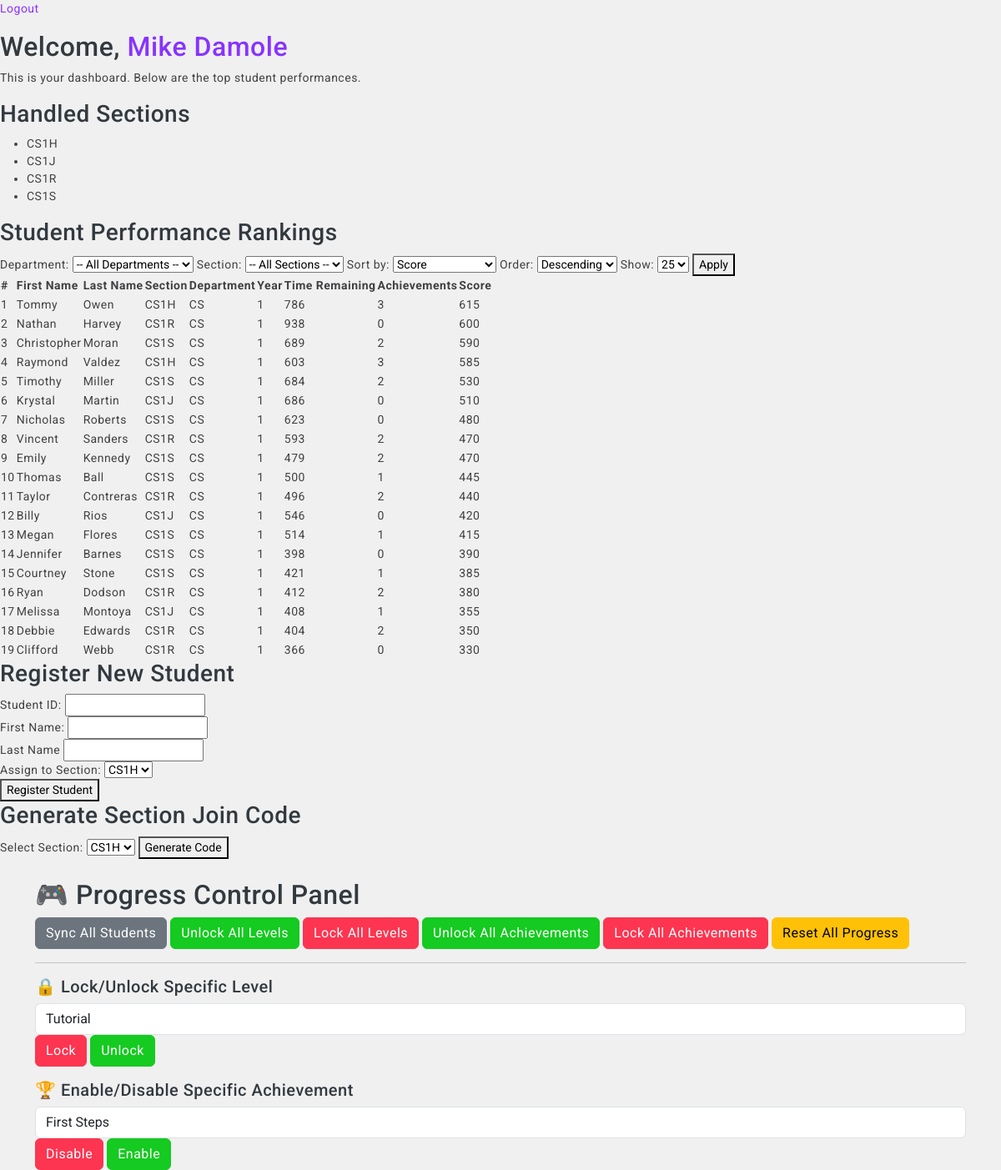
The page /teacher/dashboard/ (signed in) on the database its author committed.
### StudentManagementSystem/models/teachers.py (models this page shows, shortened)
class Teacher(models.Model):
    teacher_id = models.CharField(max_length=50, unique=True)
    first_name = models.CharField(max_length=150)
    last_name = models.CharField(max_length=150)
    date_of_birth = models.DateField(null=True, blank=True)
    password = models.CharField(max_length=128)  # store hashed passwords ideally
    role = models.CharField(
        max_length=20,
        choices=Role.choices,
        default=Role.TEACHER  # Default to 'Teacher' role
    )

class HandledSection(models.Model):
    teacher = models.ForeignKey(Teacher, on_delete=models.CASCADE, related_name='handled_sections')
    department = models.ForeignKey(Department, on_delete=models.CASCADE)
    year_level = models.ForeignKey(YearLevel, on_delete=models.CASCADE)
    section = models.ForeignKey(Section, on_delete=models.CASCADE)
    class Meta:
        unique_together = ('teacher', 'department', 'year_level', 'section')

### StudentManagementSystem/models/department.py (models this page shows, shortened)
class Department(models.Model):
    name = models.CharField(max_length=50, unique=True)  # e.g. "CS", "IT"

### StudentManagementSystem/models/year_level.py (models this page shows, shortened)
class YearLevel(models.Model):
    year = models.PositiveSmallIntegerField(unique=True)  # e.g. 1, 2, 3, 4

### StudentManagementSystem/models/section.py (models this page shows, shortened)
class Section(models.Model):
    department = models.ForeignKey(Department, on_delete=models.CASCADE)  # Link to Department model
    year_level = models.ForeignKey(YearLevel, on_delete=models.CASCADE)  # Link to YearLevel model
    letter = models.CharField(max_length=1)  # e.g., "A", "B", "C"
    class Meta:
        unique_together = ('department', 'year_level', 'letter')  # Ensure unique combination of department, year, and section letter

### StudentManagementSystem/models/student.py (models this page shows, shortened)
class Student(models.Model):
    student_id = models.CharField(max_length=50, unique=True)  # unique username or ID
    first_name = models.CharField(max_length=150)
    last_name = models.CharField(max_length=150)
    date_of_birth = models.DateField(null=True, blank=True)
    password = models.CharField(max_length=128)  # should be hashed
    year_level = models.ForeignKey(YearLevel, on_delete=models.CASCADE, null=True, blank=True)
    section = models.ForeignKey(Section, on_delete=models.CASCADE, null=True, blank=True)
    role = models.CharField(
        max_length=20,
        choices=Role.choices,
        default=Role.STUDENT  # Default to 'Student' role
    )
    @property
    def full_section(self):
        if self.section:
            return f"{self.section.department.name}{self.section.year_level.year}{self.section.letter}"
        return "N/A"

### GameProgress/models/level_definition.py (models this page shows, shortened)
class LevelDefinition(models.Model):
    name = models.CharField(max_length=100, unique=True)
    unlocked = models.BooleanField(default=False)

### GameProgress/models/achievement_definition.py (models this page shows, shortened)
class AchievementDefinition(models.Model):
    code = models.CharField(max_length=100, unique=True)
    title = models.CharField(max_length=200)
    description = models.TextField()
    is_active = models.BooleanField(default=True)  # ✅ This is the only control you need

### StudentManagementSystem/views/teacher/dashboard_teacher.py (the view)
def teacher_dashboard(request):
    teacher_id = request.session.get('user_id')
    if not teacher_id:
        return redirect('unified_login')
    teacher = Teacher.objects.get(id=teacher_id)
    context = get_teacher_dashboard_context(teacher)
    ranking_context = get_rankings_context(request, teacher=teacher)
    context.update(ranking_context)
    return render(request, 'teacher/dashboard.html', context)

### StudentManagementSystem/templates/teacher/dashboard.html (shortened to what this page needs)
{% extends 'base.html' %}
{% block content %}
    <p><a href="{% url 'unified_logout' %}">Logout</a></p>
    {% include 'teacher/teacher_info.html' %}
    {% include 'teacher/handled_sections.html' %}
    {% include 'admin/student_ranking.html' %}
    {% include 'teacher/register_student.html' %}
    {% include 'teacher/generate_section_code.html' %}
    {% include 'teacher/progress_control.html' %}
{% endblock %}

### StudentManagementSystem/templates/teacher/teacher_info.html
{% block teacher_info %}
    <h2>Welcome,
        <a href="{% url 'edit_profile' teacher.id %}">
            {{ teacher.first_name }} {{ teacher.last_name }}
        </a>
    </h2>
    <p>This is your dashboard. Below are the top student performances.</p>
{% endblock %}

### StudentManagementSystem/templates/teacher/handled_sections.html
{% block handled_sections %}
    <h3>Handled Sections</h3>
    <ul>
        {% for hs in handled_sections %}
            <li>{{ hs.department.name }}{{ hs.year_level.year }}{{ hs.section.letter }}</li>
        {% empty %}
            <li>No sections assigned.</li>
        {% endfor %}
    </ul>
{% endblock %}

### StudentManagementSystem/templates/admin/student_ranking.html (shortened to what this page needs)
<h3>Student Performance Rankings</h3>
<form method="get" class="filter-form">
    <label for="department">Department:</label>
    <select name="department" id="department">
        <option value="">-- All Departments --</option>
    </select>
    <label for="filter_by">Section:</label>
    <select name="filter_by" id="filter_by">
        <option value="">-- All Sections --</option>
    </select>
    <label for="sort_by">Sort by:</label>
    <select name="sort_by" id="sort_by">
        <option value="score" {% if sort_by == "score" %}selected{% endif %}>Score</option>
    </select>
    <label for="sort_order">Order:</label>
    <select name="sort_order" id="sort_order">
        <option value="desc" {% if sort_order == "desc" %}selected{% endif %}>Descending</option>
    </select>
    <label for="per_page">Show:</label>
    <select name="per_page" onchange="this.form.submit()">
        <option value="25" {% if per_page == 25 %}selected{% endif %}>25</option>
    </select>
    <button type="submit">Apply</button>
</form>
<table>
    <thead>
    <tr>
        <th>#</th>
        <th>First Name</th>
        <th>Last Name</th>
        <th>Section</th>
        <th>Department</th>
        <th>Year</th>
        <th>Time Remaining</th>
        <th>Achievements</th>
        <th>Score</th>
    </tr>
    </thead>
    <tbody>
    {% for student in rankings %}
        <tr>
            <td>{{ forloop.counter }}</td>
            <td>{{ student.first_name }}</td>
            <td>{{ student.last_name }}</td>
            <td>{{ student.section }}</td>
            <td>{{ student.department }}</td>
            <td>{{ student.year_level }}</td>
            <td>{{ student.total_time_remaining }}</td>
            <td>{{ student.achievements_unlocked }}</td>
            <td>{{ student.score }}</td>
        </tr>
    {% empty %}
        <tr>
            <td colspan="8">No student data available.</td>
        </tr>
    {% endfor %}
    </tbody>
</table>

### StudentManagementSystem/templates/teacher/progress_control.html (shortened to what this page needs)
{% block progress_control %}
    <div class="container mt-4">
        <h2>🎮 Progress Control Panel</h2>
        <form method="post" class="mb-3" action="{% url 'progress_control_teacher' %}">
            <button name="action" value="sync" class="btn btn-secondary">Sync All Students</button>
            <button name="action" value="unlock_levels" class="btn btn-success">Unlock All Levels</button>
            <button name="action" value="lock_levels" class="btn btn-danger">Lock All Levels</button>
            <button name="action" value="enable_achievements" class="btn btn-success">Unlock All Achievements</button>
            <button name="action" value="disable_achievements" class="btn btn-danger">Lock All Achievements</button>
            <button name="action" value="reset_progress" class="btn btn-warning">Reset All Progress</button>
        </form>
        <hr>
        <h5>🔒 Lock/Unlock Specific Level</h5>
        <form method="post" class="form-inline mb-3" action="{% url 'progress_control_teacher' %}">
            <div class="form-group">
                <select name="level_name" class="form-control mr-2" required>
                    {% for level in level_options %}
                        <option value="{{ level.value }}">{{ level.label }}</option>
                    {% endfor %}
                </select>
                <button name="action" value="lock_single_level" class="btn btn-danger mr-1">Lock</button>
                <button name="action" value="unlock_single_level" class="btn btn-success">Unlock</button>
            </div>
        </form>
        <h5>🏆 Enable/Disable Specific Achievement</h5>
        <form method="post" class="form-inline" action="{% url 'progress_control_teacher' %}">
            <div class="form-group">
                <select name="achievement_code" class="form-control mr-2" required>
                    {% for ach in achievement_options %}
                        <option value="{{ ach.value }}">
                            {{ ach.label }}{% if not ach.is_active %} (Disabled){% endif %}
                        </option>
                    {% endfor %}
                </select>
                <button name="action" value="disable_single_achievement" class="btn btn-danger mr-1">Disable</button>
                <button name="action" value="enable_single_achievement" class="btn btn-success">Enable</button>
            </div>
        </form>
    </div>
{% endblock %}

### assets/css/app.css (style rules this page uses)
html { scroll-behavior: smooth; }
body { font-size: 14px; color: #404143; background-color: #f0f0f0; letter-spacing: 0.5px; overflow-x: hidden; font-family: 'Roboto', sans-serif; }
a { text-decoration: none; }

### rows shown on the page
Teacher: first_name "Mike", last_name "Damole"
HandledSection: department.name "CS", year_level.year "1", section.letter "H"
HandledSection: department.name "CS", year_level.year "1", section.letter "J"
HandledSection: department.name "CS", year_level.year "1", section.letter "R"
HandledSection: department.name "CS", year_level.year "1", section.letter "S"
Student: first_name "Tommy", last_name "Owen"
Department: department "CS" "CS" "CS" "CS" "CS" "CS" "CS" "CS" "CS" "CS" "CS" "CS" "CS" "CS" "CS" "CS" "CS" "CS" "CS"
Student: first_name "Nathan", last_name "Harvey"
Student: first_name "Christopher", last_name "Moran"
Student: first_name "Raymond", last_name "Valdez"
Student: first_name "Timothy", last_name "Miller"
Student: first_name "Krystal", last_name "Martin"
Student: first_name "Nicholas", last_name "Roberts"
Student: first_name "Vincent", last_name "Sanders"
Student: first_name "Emily", last_name "Kennedy"
Student: first_name "Thomas", last_name "Ball"
Student: first_name "Taylor", last_name "Contreras"
Student: first_name "Billy", last_name "Rios"
Student: first_name "Megan", last_name "Flores"
Student: first_name "Jennifer", last_name "Barnes"
Student: first_name "Courtney", last_name "Stone"
Student: first_name "Ryan", last_name "Dodson"
Student: first_name "Melissa", last_name "Montoya"
Student: first_name "Debbie", last_name "Edwards"
Student: first_name "Clifford", last_name "Webb"
LevelDefinition: level_name "Tutorial"
AchievementDefinition: achievement_code "First Steps"

### other values the page prints
{{ student.section }} "CS1H" "CS1R" "CS1S" "CS1H" "CS1S" "CS1J" "CS1S" "CS1R" "CS1S" "CS1S" "CS1R" "CS1J" "CS1S" "CS1S" "CS1S" "CS1R" "CS1J" "CS1R" "CS1R"
{{ student.year_level }} "1" "1" "1" "1" "1" "1" "1" "1" "1" "1" "1" "1" "1" "1" "1" "1" "1" "1" "1"
{{ student.total_time_remaining }} "786" "938" "689" "603" "684" "686" "623" "593" "479" "500" "496" "546" "514" "398" "421" "412" "408" "404" "366"
{{ student.achievements_unlocked }} "3" "0" "2" "3" "2" "0" "0" "2" "2" "1" "2" "0" "1" "0" "1" "2" "1" "2" "0"
{{ student.score }} "615" "600" "590" "585" "530" "510" "480" "470" "470" "445" "440" "420" "415" "390" "385" "380" "355" "350" "330"
form field section_id "CS1H"
